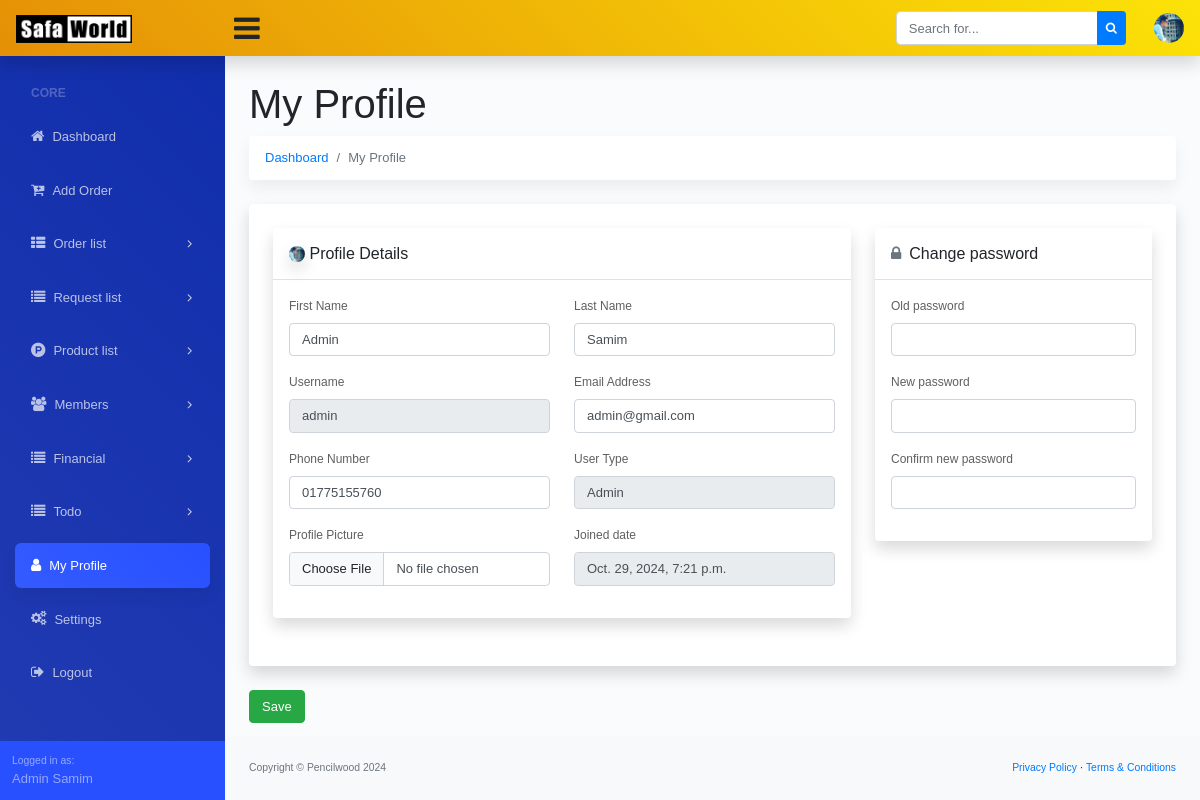
The app's page /my-profile/ (signed in), older data.
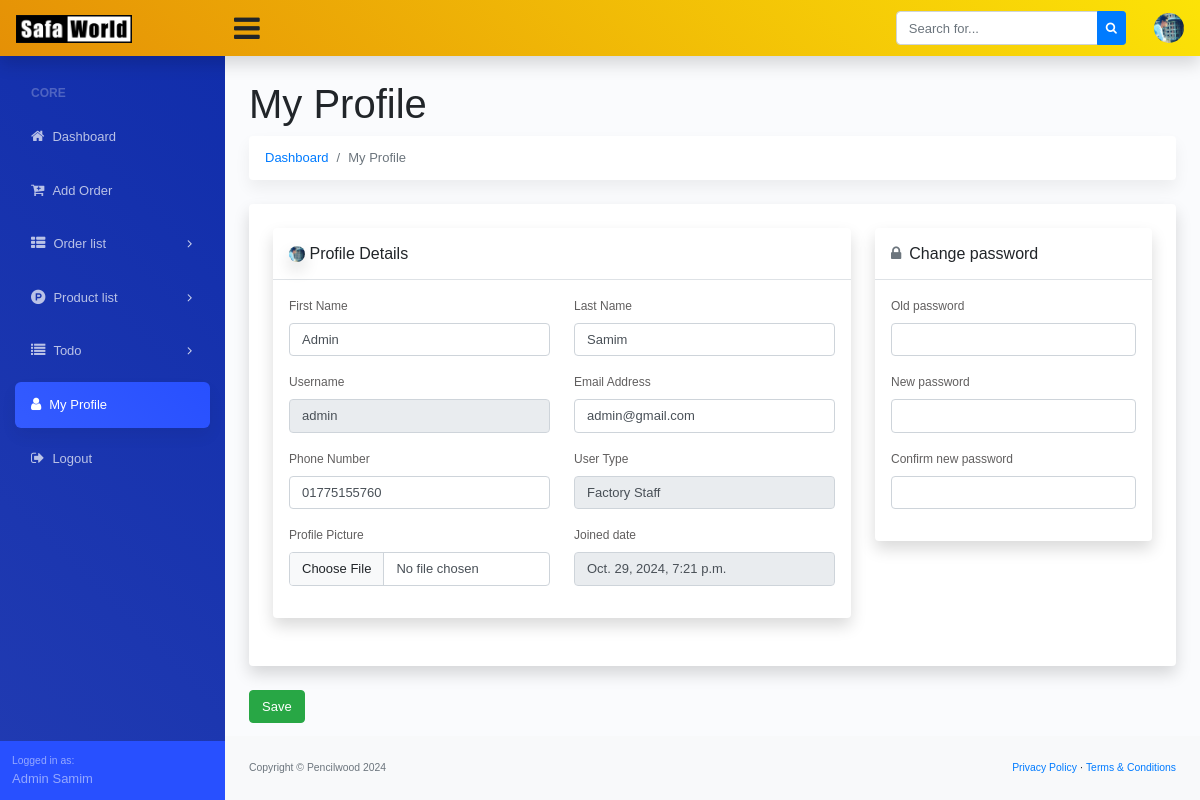
The same page, newer data.
### account/models.py (models this page shows, shortened)
class Custom_User(AbstractUser):
    USER_TYPE = (
        ('Admin', 'Admin'),
        ('Staff', 'Staff'),
        ('Factory Staff', 'Factory Staff'),
    )
    user_type = models.CharField(max_length=20, choices=USER_TYPE, blank=True, null=True)
    email = models.EmailField(("email address"), blank=True, unique=True)
    phone_number = models.CharField(max_length=14, blank=True, null=True)
    profile_picture = models.ImageField(upload_to='profile-picture/', blank=True, null=True)
    USERNAME_FIELD = "email"
    REQUIRED_FIELDS = ["username"]

### account/views.py (the view, shortened to what this page needs)
# urls.py: path('my-profile/', MyProfileView.as_view(), name='my_profile'),
class MyProfileView(LoginRequiredMixin, View):
    template_name = 'account/my_profile.html'
    def get(self, request, *args, **kwargs):
        return render(request, self.template_name)

### dashboard/context_processor.py (called while the page is built)
def website_settings(request):
    website_setting = Site_Settings.objects.all().first()
    return {'website_setting': website_setting}

### templates/account/my_profile.html (shortened to what the changed rows need)
{% extends '../base.html' %}
{% block dashboard_body %}
<main>
   <div class="container-fluid">
      <h1 class="mt-4">My Profile</h1>
      <form method="POST" enctype="multipart/form-data">
         <div class="row">
            <div class="col-xl-12">
               <div class="card mb-4 order-list">
                  <div class="gold-members p-4">
                     <div class="row">
                        <div class="col-md-8 add_top_30">
                           <div class="card mb-4 order-list">
                              <div class="gold-members">
                                 <div class="box_general padding_bottom">
                                    <div class="header_box version_2 border-bottom p-3">
                                       <h6 class="m-0">
                                          {% if request.user.profile_picture %}
                                          <img src="{{request.user.profile_picture.url}}" alt="profile-picture" style="width: 16px; height: auto; border-radius: 100%;">
                                          {% else %}
                                          <i class="fa fa-user-circle text-muted mr-2"></i>
                                          {% endif %}
                                          Profile Details
                                       </h6>
                                    </div>
                                    <div class="p-3">
                                       <div class="row">
                                          <div class="col-md-6">
                                             <div class="form-group">
                                                <label>First Name</label>
                                                <input type="text" class="form-control"
                                                   value="{{request.user.first_name}}" name="first_name">
                                             </div>
                                          </div>
                                          <div class="col-md-6">
                                             <div class="form-group">
                                                <label>Last Name</label>
                                                <input type="text" class="form-control" value="{{request.user.last_name}}"
                                                   name="last_name">
                                             </div>
                                          </div>
                                       </div>
                                       <div class="row">
                                          <div class="col-md-6">
                                             <div class="form-group">
                                                <label>Username</label>
                                                <input type="text" class="form-control"
                                                   value="{{request.user.username}}" readonly name="username">
                                             </div>
                                          </div>
                                          <div class="col-md-6">
                                             <div class="form-group">
                                                <label>Email Address</label>
                                                <input type="email" class="form-control" value="{{request.user.email}}"
                                                   name="email">
                                             </div>
                                          </div>
                                       </div>
                                       <div class="row">
                                          <div class="col-md-6">
                                             <div class="form-group">
                                                <label>Phone Number</label>
                                                <input type="text" class="form-control"
                                                   value="{{request.user.phone_number}}" name="phone_number">
                                             </div>
                                          </div>
                                          <div class="col-md-6">
                                             <div class="form-group">
                                                <label>User Type</label>
                                                <input type="text" class="form-control" readonly
                                                   value="{{request.user.user_type}}">
                                             </div>
                                          </div>
                                       </div>
                                       <div class="row">
                                          <div class="col-md-6">
                                             <div class="form-group">
                                                <label>Joined date</label>
                                                <input type="text" class="form-control"
                                                   value="{{request.user.date_joined}}" readonly disabled>
                                             </div>
                                          </div>
                                       </div>
                                    </div>
                                 </div>
                              </div>
                           </div>
                        </div>
                     </div>
                  </div>
               </div>
            </div>
         </div>
      </form>
   </div>
</main>
{% endblock dashboard_body %}

### templates/navbar.html (shortened to what this page needs)
{% load static %}
<nav class="sb-topnav navbar navbar-expand navbar-light shadow-sm bg-warning">
    <a class="navbar-brand" href="{% url 'dashboard' %}">
        <img alt="logo" src="
        {% if website_setting.logo %}
        {{website_setting.logo.url}}
        {% endif %}
        " width="60%">
    </a>
    <button class="btn btn-link btn-sm order-1 order-lg-0" id="sidebarToggle" href="#"
        style="font-size: 30px !important;"><i class="fa fa-bars"></i></button>
    <form class="d-none d-md-inline-block form-inline ml-auto mr-0 mr-md-3 my-2 my-md-0">
        <div class="input-group">
            <input class="form-control" type="text" placeholder="Search for..." aria-label="Search"
                aria-describedby="basic-addon2" />
            <div class="input-group-append">
                <button class="btn btn-primary btn-sm" type="button"><i class="fa fa-search"></i></button>
            </div>
        </div>
    </form>
    <ul class="navbar-nav ml-auto ml-md-0">
        <li class="nav-item dropdown no-arrow ml-1 osahan-profile-dropdown">
            <a class="nav-link dropdown-toggle pr-0" href="#" role="button" data-toggle="dropdown" aria-haspopup="true"
                aria-expanded="false">
                {% if request.user.profile_picture %}
                <img class="img-profile rounded-circle" src="{{request.user.profile_picture.url}}">
                {% else %}
                <i class="fa fa-user-circle" style="font-size: 35px;"></i>
                {% endif %}
            </a>
        </li>
    </ul>
</nav>

### templates/side_navbar.html (shortened to what this page needs)
{% url 'dashboard' as admin_dashboard_url %}
<nav class="sb-sidenav accordion sb-sidenav-dark" id="sidenavAccordion">
    <div class="sb-sidenav-menu">
        <div class="nav">
            <div class="sb-sidenav-menu-heading">Core</div>
            <a class="nav-link Active" href="{{admin_dashboard_url}}">
                <div class="sb-nav-link-icon"><i class="fa fa-home"></i></div>
                Dashboard
            </a>
            <a class="nav-link Active" href="{% url 'add_new_order' %}">
                <div class="sb-nav-link-icon"><i class="fa fa-cart-plus"></i></div>
                Add Order
            </a>
            <a class="nav-link collapsed" href="#" data-toggle="collapse" data-target="#collapseOrder"
                aria-expanded="false" aria-controls="collapseOrder">
                <div class="sb-nav-link-icon"><i class="fa fa-th-list"></i></div>
                Order list
                <div class="sb-sidenav-collapse-arrow"><i class="fa fa-angle-down"></i></div>
            </a>
            {% if request.user.user_type != 'Factory Staff' %}
            <a class="nav-link collapsed" href="#" data-toggle="collapse" data-target="#collapseRequest"
                aria-expanded="false" aria-controls="collapseRequest">
                <div class="sb-nav-link-icon"><i class="fa fa-list"></i></div>
                Request list
                <div class="sb-sidenav-collapse-arrow"><i class="fa fa-angle-down"></i></div>
            </a>
            {% endif %}
            <a class="nav-link collapsed" href="#" data-toggle="collapse" data-target="#collapseProduct"
                aria-expanded="false" aria-controls="collapseProduct">
                <div class="sb-nav-link-icon"><i class="fa fa-product-hunt"></i></div>
                Product list
                <div class="sb-sidenav-collapse-arrow"><i class="fa fa-angle-down"></i></div>
            </a>
            {% if request.user.user_type == 'Admin' %}
            <a class="nav-link collapsed" href="#" data-toggle="collapse" data-target="#collapseMembers"
                aria-expanded="false" aria-controls="collapseMembers">
                <div class="sb-nav-link-icon"><i class="fa fa-users"></i></div>
                Members
                <div class="sb-sidenav-collapse-arrow"><i class="fa fa-angle-down"></i></div>
            </a>
            {% endif %}
            {% if request.user.user_type != 'Factory Staff' %}
            <a class="nav-link collapsed" href="#" data-toggle="collapse" data-target="#collapseFinancial"
                aria-expanded="false" aria-controls="collapseRequest">
                <div class="sb-nav-link-icon"><i class="fa fa-list"></i></div>
                Financial
                <div class="sb-sidenav-collapse-arrow"><i class="fa fa-angle-down"></i></div>
            </a>
            {% endif %}
            <a class="nav-link collapsed" href="#" data-toggle="collapse" data-target="#collapseTodo"
                aria-expanded="false" aria-controls="collapseRequest">
                <div class="sb-nav-link-icon"><i class="fa fa-list"></i></div>
                Todo
                <div class="sb-sidenav-collapse-arrow"><i class="fa fa-angle-down"></i></div>
            </a>
            <a class="nav-link Active" href="{% url 'my_profile' %}">
                <div class="sb-nav-link-icon"><i class="fa fa-user"></i></div>
                My Profile
            </a>
            {% if request.user.user_type == 'Admin' %}
            <a class="nav-link Active" href="{% url 'settings' %}">
                <div class="sb-nav-link-icon"><i class="fa fa-gears"></i></div>
                Settings
            </a>
            {% endif %}
            <a class="nav-link" href="{% url 'logout' %}">
                <div class="sb-nav-link-icon"><i class="fa fa-sign-out"></i></div>
                Logout
            </a>
        </div>
    </div>
    <div class="sb-sidenav-footer">
        <div class="small">Logged in as:</div>
        {{request.user.first_name}} {{request.user.last_name}}
    </div>
</nav>

Row changes from the older to the newer data that the page shows:
changed Custom_User "Admin": user.user_type "Admin" → "Factory Staff"; user_type "Admin" → "Factory Staff" (drawn)
Text that changed along with them:
text no longer shown: "Request list Members Financial Settings"
